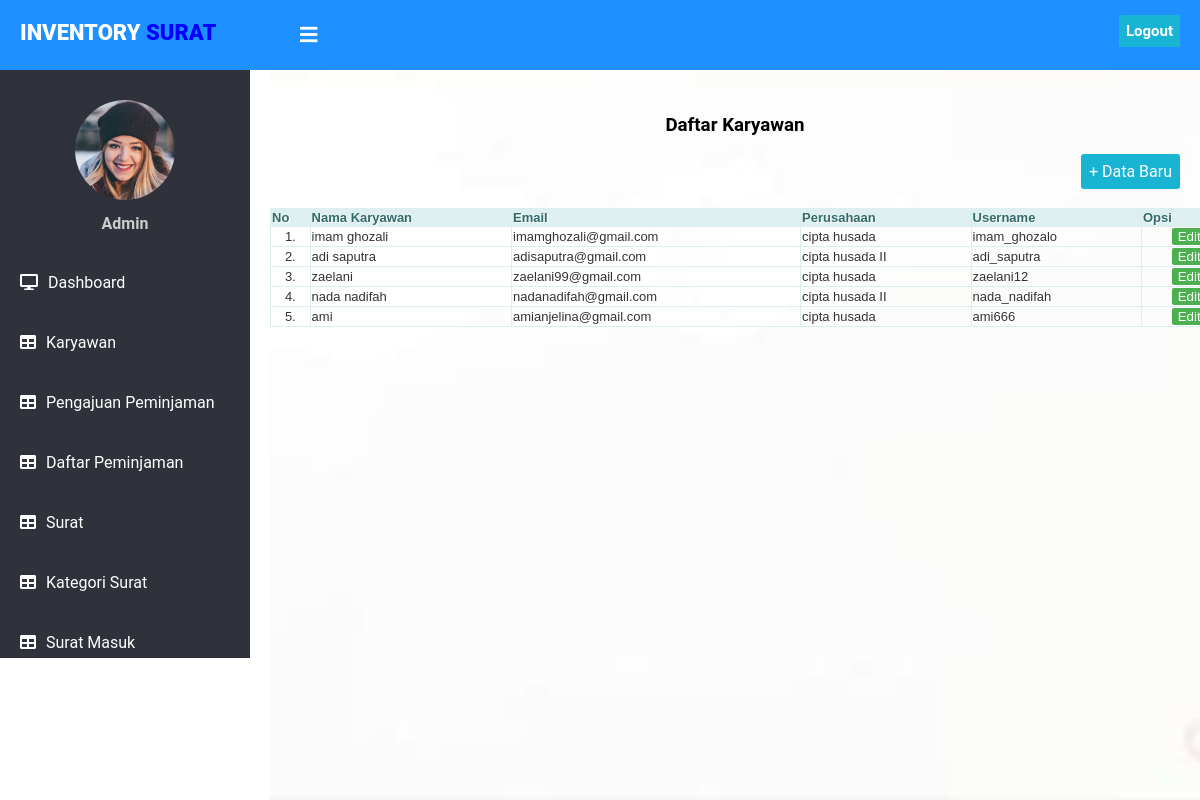
The page /crud_karyawan/index.php on the database its author committed.
### tables this page shows
CREATE TABLE `karyawan` (
  `id` int(11) NOT NULL,
  `nama_karyawan` varchar(50) NOT NULL,
  `perusahaan` varchar(50) NOT NULL,
  `username` varchar(50) NOT NULL,
  `password` varchar(100) NOT NULL,
  `email` varchar(50) NOT NULL
);

### crud_karyawan/index.php (the view, shortened to what this page needs)
<!DOCTYPE html>
<html lang="en" dir="ltr">
<head>
    <link rel="stylesheet" href="../admin/style.css">
    <link rel="stylesheet" href="https://cdnjs.cloudflare.com/ajax/libs/font-awesome/5.12.1/css/all.min.css">
</head>
<body>
    <header>
      <label for="check">
        <i class="fas fa-bars" id="sidebar_btn"></i>
      </label>
      <div class="left_area">
        <h3>Inventory <span>Surat</span></h3>
      </div>
      <div class="right_area">
        <a href="../logout.php" class="logout_btn">Logout</a>
      </div>
    </header>
    <div class="sidebar">
      <center>
        <img src="../admin/1.png" class="profile_image" alt="">
        <h4>Admin</h4>
      </center>
      <a href="../dashboard/index.php"><i class="fas fa-desktop"></i><span>Dashboard</span></a>
      <a href="index.php"><i class="fas fa-table"></i><span>Karyawan</span></a>
      <a href="../pengajuan_peminjaman/index.php"><i class="fas fa-table"></i><span>Pengajuan Peminjaman</span></a>
      <a href="../daftar_peminjaman/index.php"><i class="fas fa-table"></i><span>Daftar Peminjaman</span></a>
      <a href="../crud_surat/index.php"><i class="fas fa-table"></i><span>Surat</span></a>
      <a href="../crud_kategori_surat/index.php"><i class="fas fa-table"></i><span>Kategori Surat</span></a>
      <a href="../crud_surat_masuk/index.php"><i class="fas fa-table"></i><span>Surat Masuk</span></a>
    </div>
    <div class="content">
      <br/>
      <br/>
      <br/>
      <br/>
      <br/>
      <h3 align="center">Daftar Karyawan</h3>
      <div class="button" align="right" >
        <a href="form_tambah.php" class="example_a" rel="nofollow noopener">+ Data Baru</a>
      </div>
      <div style="overflow: auto;">
        <table border="" class="table" width="1075px">
          <br/>
        <tr class="table-th">
          <th>No</th>
          <th>Nama Karyawan</th>
          <th>Email</th>
          <th>Perusahaan</th>
          <th>Username</th>
          <th width="200px">Opsi</th>
        </tr>
        <?php
          include "../koneksi.php";
          $query = mysqli_query($koneksi, "SELECT * FROM karyawan") or die(mysqli_error($koneksi));
          $nomor = 1;
          while($data = mysqli_fetch_array($query)) { ?>
            <tr class="table-td">
              <td align="center"><?php echo $nomor++; ?>.</td>
              <td><?php echo $data['nama_karyawan']; ?></td>
              <td><?php echo $data['email']; ?></td>
              <td><?php echo $data['perusahaan']; ?></td>
              <td><?php echo $data['username']; ?></td>
              <td width="90px" align="center">
              <a href="form_edit.php?id=<?php echo $data['id']; ?>"><button class="edit">Edit</button></a>
              </td>
            </tr>
        <?php
        } ?>
        </table>
      </div>
    </div>
</body>
</html>

### admin/style.css (style rules this page uses)
body { margin: 0; padding: 0; font-family: "Roboto", sans-serif; }
header { position: fixed; background: #1E90FF; padding: 20px; width: 100%; height: 30px; }
.left_area h3 { color: #fff; margin: 0; text-transform: uppercase; font-size: 22px; font-weight: 900; }
.left_area span { color: #0000FF; }
.logout_btn { padding: 7px; background: #19B3D3; text-decoration: none; float: right; margin-top: -30px; margin-right: 40px; border-radius: 2px; font-size: 15px; font-weight: 600; color: #fff; transition: 0.5s; transition-property: background; }
.sidebar { background: #2f323a; margin-top: 70px; padding-top: 30px; padding-bottom : 30px; position: fixed; left: 0; width: 250px; height: 528px; transition: 0.5s; transition-property: left; overflow-y : scroll; }
.sidebar .profile_image { width: 100px; height: 100px; border-radius: 100px; margin-bottom: 10px; }
.sidebar h4 { color: #ccc; margin-top: 0; margin-bottom: 20px; }
.sidebar a { color: #fff; display: block; width: 100%; line-height: 60px; text-decoration: none; padding-left: 20px; box-sizing: border-box; transition: 0.5s; transition-property: background; }
.sidebar i { padding-right: 10px; }
label #sidebar_btn { z-index: 1; color: #fff; position: fixed; cursor: pointer; left: 300px; font-size: 20px; margin: 5px 0; transition: 0.5s; transition-property: color; }
.content { margin-left: 270px; background: url(background2.jpg) no-repeat; background-position: center; background-size: cover; height: 100vh; transition: 0.5s; }
.table { border: solid 1px #DDEEEE; border-collapse: collapse; border-spacing: 0; font: normal 13px Arial, sans-serif; }
.table-th { background-color: #DDEFEF; border: solid 1px #DDEEEE; color: #336B6B; padding: 10px; text-align: left; text-shadow: 1px 1px 1px #fff; }
.table-td { border: solid 1px #DDEEEE; color: #333; padding: 10px; text-shadow: 1px 1px 1px #fff; }
.example_a { color: #fff !important; text-decoration: none; background: #19B3D3; padding: 8px; border-radius: 3px; display: inline-block; border: none; transition: all 0.4s ease 0s; }
.edit { color: #fff; background-color: #4CAF50; border : none; border-radius: 2px; }
.button { padding-right: 20px; }

### rows shown on the page
karyawan: nama_karyawan "imam ghozali", email "imamghozali@gmail.com", perusahaan "cipta husada", username "imam_ghozalo"
karyawan: nama_karyawan "adi saputra", email "adisaputra@gmail.com", perusahaan "cipta husada II", username "adi_saputra"
karyawan: nama_karyawan "zaelani", email "zaelani99@gmail.com", perusahaan "cipta husada", username "zaelani12"
karyawan: nama_karyawan "nada nadifah", email "nadanadifah@gmail.com", perusahaan "cipta husada II", username "nada_nadifah"
karyawan: nama_karyawan "ami", email "amianjelina@gmail.com", perusahaan "cipta husada", username "ami666"
